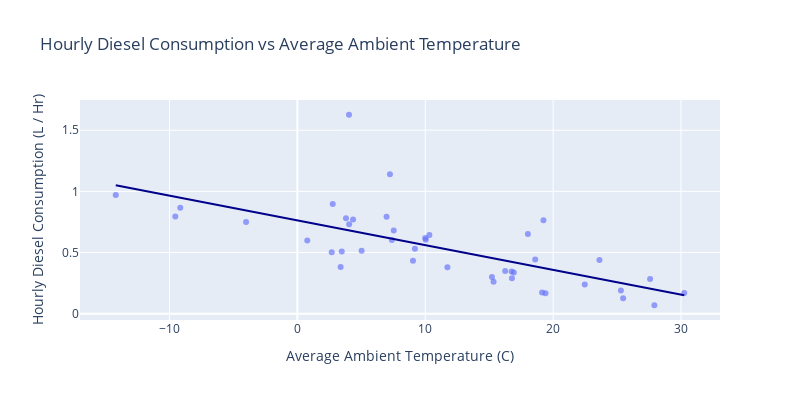

Source (notebook cell):
### Code cell
fig = px.scatter(
    df_ave, x='Ave Ambient Temp (C)', y='hourly_cons', opacity=0.65,
    trendline='ols', trendline_color_override='darkblue', width=800, height=400, title="Hourly Diesel Consumption vs Average Ambient Temperature",
    labels={'Ave Ambient Temp (C)':'Average Ambient Temperature (C)', 
            'hourly_cons':"Hourly Diesel Consumption (L / Hr)", }
)
fig.show()

### Figure 1 — Plotly figure (JSON) as saved in the notebook; plotly's stock layout.template omitted (floating-point values rounded to 4 significant figures)
{"data": [{"hovertemplate": "Average Ambient Temperature (C)=%{x}<br>Hourly Diesel Consumption (L / Hr)=%{y}<extra></extra>", "legendgroup": "", "marker": {"color": "#636efa", "opacity": 0.65, "symbol": "circle"}, "mode": "markers", "name": "", "orientation": "v", "showlegend": false, "type": "scatter", "x": [3.802, 3.47, 2.765, -9.158, -9.548, -14.2, -4.014, 2.685, 5.024, 3.381, 4.035, 4.048, 4.355, 7.238, 18.02, 6.974, 10.32, 13.46, 18.6, 10.04, 16.78, 25.48, 15.34, 19.85, 23.62, 30.25, 22.47, 27.58, 19.13, 25.3, 27.92, null, 19.4, 15.09, 16.75, 19.24, 15.21, 16.25, 16.93, 11.73, 9.041, 9.191, 9.997, 7.39, 7.534, 0.7736, null], "xaxis": "x", "y": [0.7794, 0.5079, 0.8963, 0.8652, 0.7944, 0.9708, 0.7501, 0.502, 0.5146, 0.3817, 1.626, 0.7307, 0.7704, 1.139, 0.6506, 0.7917, 0.6427, null, 0.4425, 0.6038, 0.2907, 0.1264, 0.2611, null, 0.4386, 0.1687, 0.2384, 0.2832, 0.173, 0.1887, 0.069, null, 0.1666, null, 0.3456, 0.7635, 0.2993, 0.349, 0.3372, 0.3803, 0.4331, 0.5314, 0.6183, 0.6017, 0.6808, 0.5979, 0.6671], "yaxis": "y"}, {"hovertemplate": "<b>OLS trendline</b><br>hourly_cons = -0.0202048 * Ave Ambient Temp (C) + 0.762394<br>R<sup>2</sup>=0.469852<br><br>Average Ambient Temperature (C)=%{x}<br>Hourly Diesel Consumption (L / Hr)=%{y} <b>(trend)</b><extra></extra>", "legendgroup": "", "line": {"color": "darkblue"}, "marker": {"color": "#636efa", "symbol": "circle"}, "mode": "lines", "name": "", "showlegend": false, "type": "scatter", "x": [-14.2, -9.548, -9.158, -4.014, 0.7736, 2.685, 2.765, 3.381, 3.47, 3.802, 4.035, 4.048, 4.355, 5.024, 6.974, 7.238, 7.39, 7.534, 9.041, 9.191, 9.997, 10.04, 10.32, 11.73, 15.21, 15.34, 16.25, 16.75, 16.78, 16.93, 18.02, 18.6, 19.13, 19.24, 19.4, 22.47, 23.62, 25.3, 25.48, 27.58, 27.92, 30.25], "xaxis": "x", "y": [1.049, 0.9553, 0.9474, 0.8435, 0.7468, 0.7081, 0.7065, 0.6941, 0.6923, 0.6856, 0.6809, 0.6806, 0.6744, 0.6609, 0.6215, 0.6161, 0.6131, 0.6102, 0.5797, 0.5767, 0.5604, 0.5595, 0.5538, 0.5253, 0.455, 0.4524, 0.4341, 0.4239, 0.4234, 0.4204, 0.3982, 0.3866, 0.3758, 0.3736, 0.3703, 0.3083, 0.2851, 0.2512, 0.2477, 0.2051, 0.1983, 0.1511], "yaxis": "y"}], "layout": {"height": 400, "legend": {"tracegroupgap": 0}, "title": {"text": "Hourly Diesel Consumption vs Average Ambient Temperature"}, "width": 800, "xaxis": {"anchor": "y", "domain": [0, 1], "title": {"text": "Average Ambient Temperature (C)"}}, "yaxis": {"anchor": "x", "domain": [0, 1], "title": {"text": "Hourly Diesel Consumption (L / Hr)"}}}}
